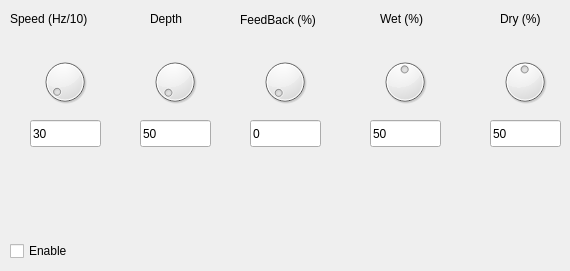
      <widget class="QWidget" name="tab_4">
       <attribute name="title">
        <string>Chorus</string>
       </attribute>
       <widget class="QCheckBox" name="checkBox_4">
        <property name="geometry">
         <rect>
          <x>10</x>
          <y>240</y>
          <width>71</width>
          <height>22</height>
         </rect>
        </property>
        <property name="text">
         <string>Enable</string>
        </property>
       </widget>
       <widget class="QDial" name="ChSpeedDial">
        <property name="geometry">
         <rect>
          <x>40</x>
          <y>50</y>
          <width>50</width>
          <height>64</height>
         </rect>
        </property>
        <property name="minimum">
         <number>1</number>
        </property>
        <property name="maximum">
         <number>1000</number>
        </property>
        <property name="value">
         <number>30</number>
        </property>
       </widget>
       <widget class="QDial" name="ChDepthDial">
        <property name="geometry">
         <rect>
          <x>150</x>
          <y>50</y>
          <width>50</width>
          <height>64</height>
         </rect>
        </property>
        <property name="minimum">
         <number>1</number>
        </property>
        <property name="maximum">
         <number>10000</number>
        </property>
        <property name="value">
         <number>50</number>
        </property>
       </widget>
       <widget class="QDial" name="ChFeedbackDial">
        <property name="geometry">
         <rect>
          <x>260</x>
          <y>50</y>
          <width>50</width>
          <height>64</height>
         </rect>
        </property>
        <property name="maximum">
         <number>100</number>
        </property>
       </widget>
       <widget class="QDial" name="ChWetDial">
        <property name="geometry">
         <rect>
          <x>380</x>
          <y>50</y>
          <width>50</width>
          <height>64</height>
         </rect>
        </property>
        <property name="minimum">
         <number>1</number>
        </property>
        <property name="maximum">
         <number>100</number>
        </property>
        <property name="value">
         <number>50</number>
        </property>
       </widget>
       <widget class="QDial" name="ChDryDial">
        <property name="geometry">
         <rect>
          <x>500</x>
          <y>50</y>
          <width>50</width>
          <height>64</height>
         </rect>
        </property>
        <property name="minimum">
         <number>1</number>
        </property>
        <property name="maximum">
         <number>100</number>
        </property>
        <property name="value">
         <number>50</number>
        </property>
       </widget>
       <widget class="QLineEdit" name="ChSpeedLE">
        <property name="geometry">
         <rect>
          <x>30</x>
          <y>120</y>
          <width>71</width>
          <height>27</height>
         </rect>
        </property>
        <property name="text">
         <string>30</string>
        </property>
       </widget>
       <widget class="QLineEdit" name="ChDepthLE">
        <property name="geometry">
         <rect>
          <x>140</x>
          <y>120</y>
          <width>71</width>
          <height>27</height>
         </rect>
        </property>
        <property name="text">
         <string>50</string>
        </property>
       </widget>
       <widget class="QLineEdit" name="ChFeedbackLE">
        <property name="geometry">
         <rect>
          <x>250</x>
          <y>120</y>
          <width>71</width>
          <height>27</height>
         </rect>
        </property>
        <property name="text">
         <string>0</string>
        </property>
       </widget>
       <widget class="QLineEdit" name="ChWetLE">
        <property name="geometry">
         <rect>
          <x>370</x>
          <y>120</y>
          <width>71</width>
          <height>27</height>
         </rect>
        </property>
        <property name="text">
         <string>50</string>
        </property>
       </widget>
       <widget class="QLineEdit" name="ChDryLE">
        <property name="geometry">
         <rect>
          <x>490</x>
          <y>120</y>
          <width>71</width>
          <height>27</height>
         </rect>
        </property>
        <property name="text">
         <string>50</string>
        </property>
       </widget>
       <widget class="QLabel" name="label_21">
        <property name="geometry">
         <rect>
          <x>10</x>
          <y>10</y>
          <width>101</width>
          <height>17</height>
         </rect>
        </property>
        <property name="text">
         <string>Speed (Hz/10)</string>
        </property>
       </widget>
       <widget class="QLabel" name="label_22">
        <property name="geometry">
         <rect>
          <x>150</x>
          <y>10</y>
          <width>41</width>
          <height>17</height>
         </rect>
        </property>
        <property name="text">
         <string>Depth</string>
        </property>
       </widget>
       <widget class="QLabel" name="label_23">
        <property name="geometry">
         <rect>
          <x>240</x>
          <y>10</y>
          <width>91</width>
          <height>20</height>
         </rect>
        </property>
        <property name="text">
         <string>FeedBack (%)</string>
        </property>
       </widget>
       <widget class="QLabel" name="label_24">
        <property name="geometry">
         <rect>
          <x>380</x>
          <y>10</y>
          <width>61</width>
          <height>17</height>
         </rect>
        </property>
        <property name="text">
         <string>Wet (%)</string>
        </property>
       </widget>
       <widget class="QLabel" name="label_25">
        <property name="geometry">
         <rect>
          <x>500</x>
          <y>10</y>
          <width>61</width>
          <height>17</height>
         </rect>
        </property>
        <property name="text">
         <string>Dry (%)</string>
        </property>
       </widget>
      </widget>
